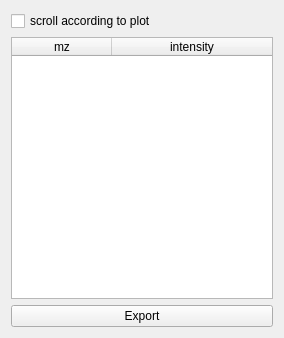
<?xml version="1.0" encoding="UTF-8"?>
<ui version="4.0">
 <class>Form</class>
 <widget class="QWidget" name="Form">
  <property name="geometry">
   <rect>
    <x>0</x>
    <y>0</y>
    <width>284</width>
    <height>338</height>
   </rect>
  </property>
  <property name="windowTitle">
   <string>Form</string>
  </property>
  <layout class="QVBoxLayout" name="verticalLayout">
   <item>
    <widget class="QCheckBox" name="checkBox">
     <property name="text">
      <string>scroll according to plot</string>
     </property>
    </widget>
   </item>
   <item>
    <widget class="QTableWidget" name="tableWidget">
     <attribute name="horizontalHeaderStretchLastSection">
      <bool>true</bool>
     </attribute>
     <column>
      <property name="text">
       <string>mz</string>
      </property>
     </column>
     <column>
      <property name="text">
       <string>intensity</string>
      </property>
     </column>
    </widget>
   </item>
   <item>
    <widget class="QPushButton" name="pushButton">
     <property name="text">
      <string>Export</string>
     </property>
    </widget>
   </item>
  </layout>
 </widget>
 <resources/>
 <connections/>
</ui>
